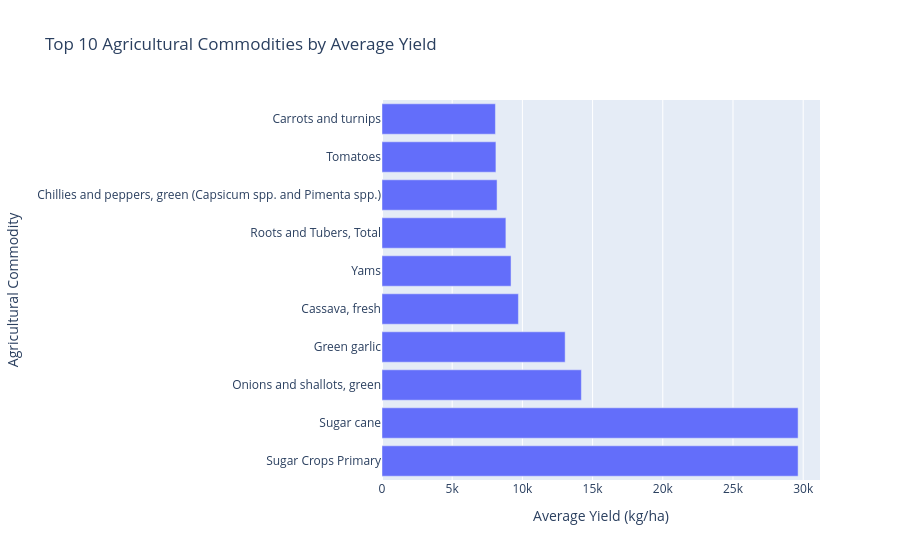

Notebook cell for this chart:
### Code cell
fig = px.bar(
    top_yield,
    x="Yield",
    y="Item",
    orientation="h",
    title="Top 10 Agricultural Commodities by Average Yield",
    labels={
        "Yield": "Average Yield (kg/ha)",
        "Item": "Agricultural Commodity"
    }
)

fig.show()

### Figure 1 — Plotly figure (JSON) as saved in the notebook; plotly's stock layout.template omitted (floating-point values rounded to 4 significant figures)
{"data": [{"hovertemplate": "Average Yield (kg/ha)=%{x}<br>Agricultural Commodity=%{y}<extra></extra>", "legendgroup": "", "marker": {"color": "#636efa", "pattern": {"shape": ""}}, "name": "", "orientation": "h", "showlegend": false, "textposition": "auto", "type": "bar", "x": [29640.0, 29640.0, 14200.0, 13050.0, 9717.0, 9191.0, 8824.0, 8196.0, 8114.0, 8079.0], "xaxis": "x", "y": ["Sugar Crops Primary", "Sugar cane", "Onions and shallots, green", "Green garlic", "Cassava, fresh", "Yams", "Roots and Tubers, Total", "Chillies and peppers, green (Capsicum spp. and Pimenta spp.)", "Tomatoes", "Carrots and turnips"], "yaxis": "y"}], "layout": {"barmode": "relative", "legend": {"tracegroupgap": 0}, "title": {"text": "Top 10 Agricultural Commodities by Average Yield"}, "xaxis": {"anchor": "y", "domain": [0, 1], "title": {"text": "Average Yield (kg/ha)"}}, "yaxis": {"anchor": "x", "domain": [0, 1], "title": {"text": "Agricultural Commodity"}}}}
